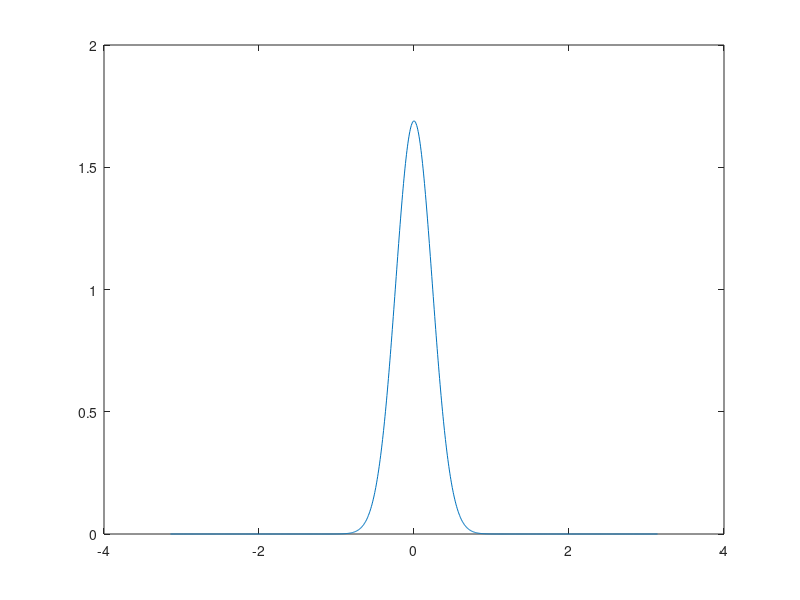
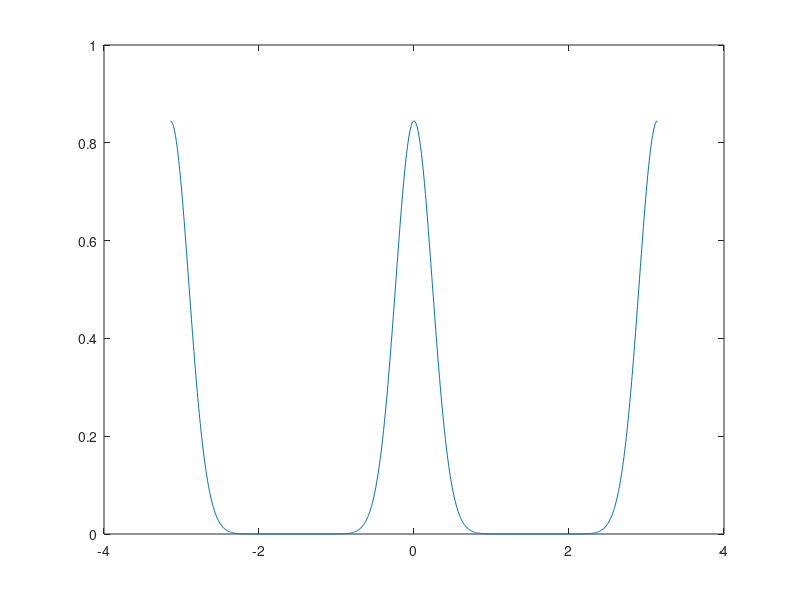

Here is the MATLAB script that generated these plots, in order:
% GaussAnsatzTester2D.m

% Spatial stuff
Nm    = 1000;
phi   = linspace(-pi,pi,Nm);

% Parameters
alpha = 17.93;

% Gaussians
G_old = sqrt(alpha/(2*pi)) * exp( - alpha * phi.^2 / 2);

figure
plot(phi,G_old)

trapz(phi,G_old)

% Split up phi

phi1 = phi(1:Nm/4);
phi2 = phi(Nm/4+1:3*Nm/4);
phi3 = phi(3*Nm/4+1:end);

G1   = 1/2*sqrt(alpha/(2*pi)) * exp( - alpha * (phi1+pi).^2 / 2);
G2   = 1/2*sqrt(alpha/(2*pi)) * exp( - alpha * (phi2).^2 / 2);
G3   = 1/2*sqrt(alpha/(2*pi)) * exp( - alpha * (phi3-pi).^2 / 2);

G_new = [G1 G2 G3];


figure
plot(phi,G_new)
trapz(phi,G_new)